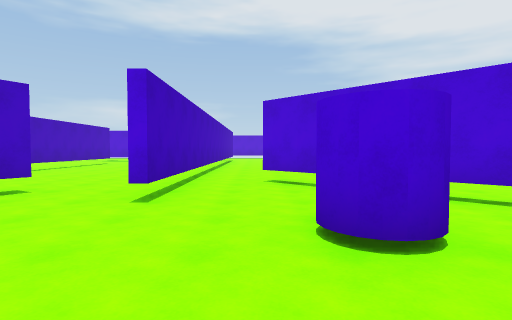
View 1 (above)

19 first-person views from a walk through a scene from a Unity 3-D project. The camera is 1.4 m above the floor, tilts 2° down and sees 80° across. The floor is counted in squares, 2 m on a side. Each view is taken from the middle of a square. On the plan, view 1 faces up. The plan holds only what a view shows up to about 10 squares ahead; the rest is blank. Some animated figures are left out.

View 2
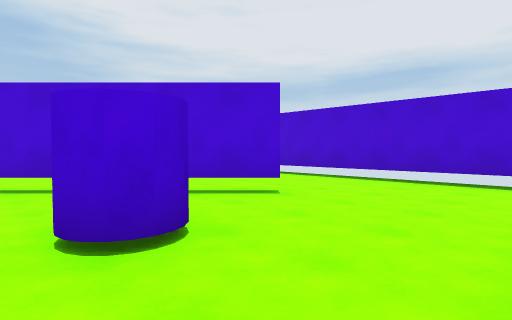

View 3
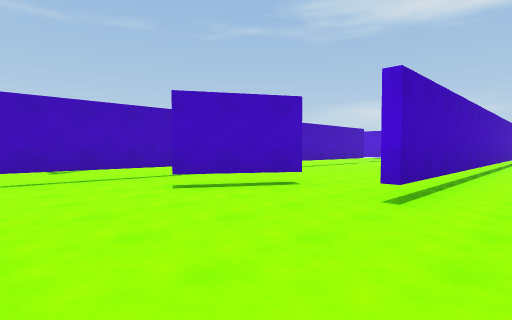

View 4
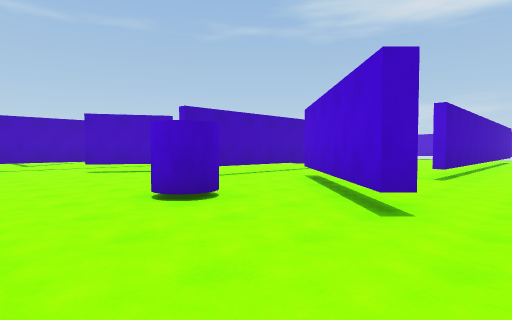

View 5
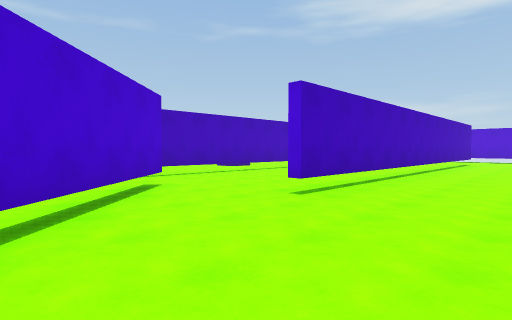

View 6
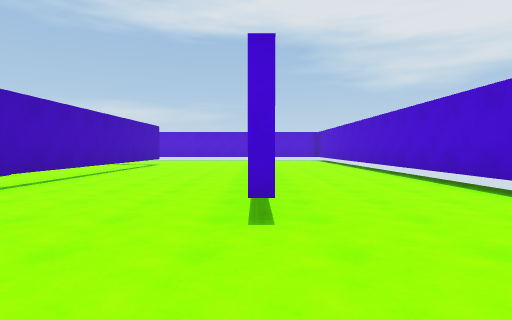

View 7
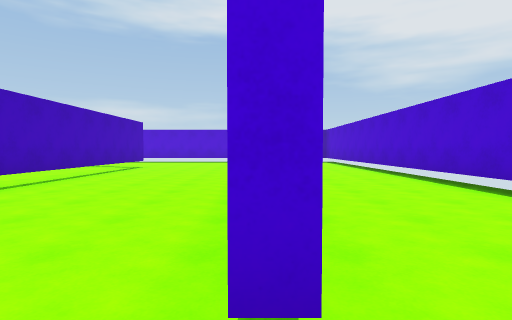

View 8
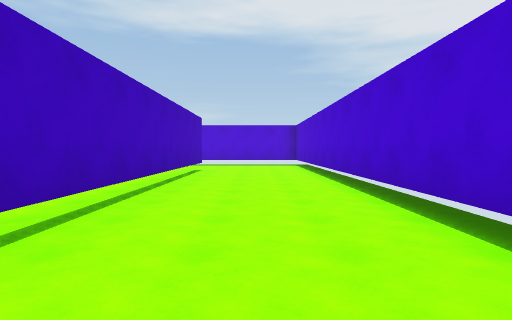

View 9
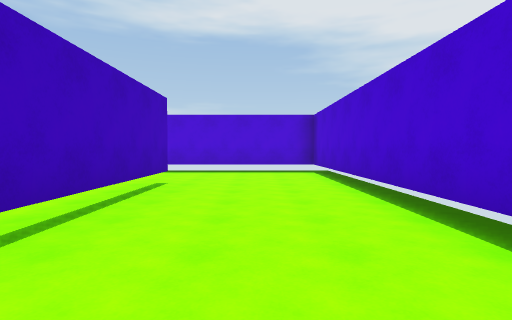

View 10
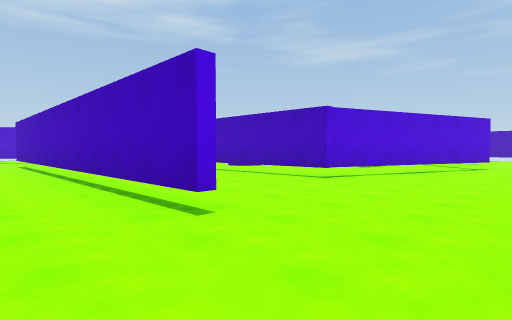

View 11
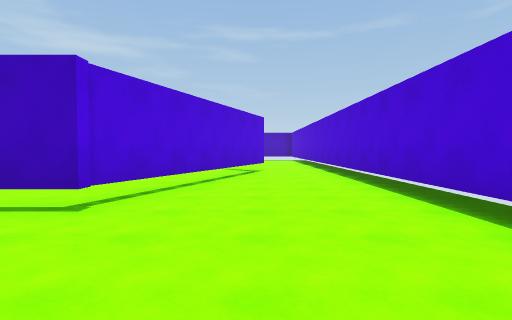

View 12
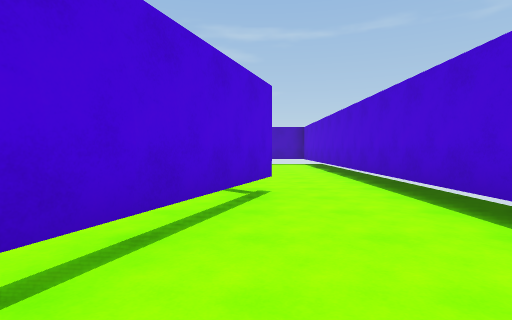

View 13
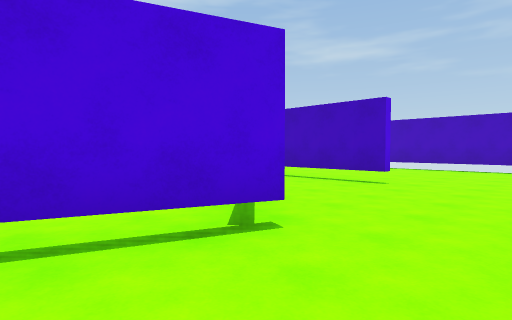

View 14
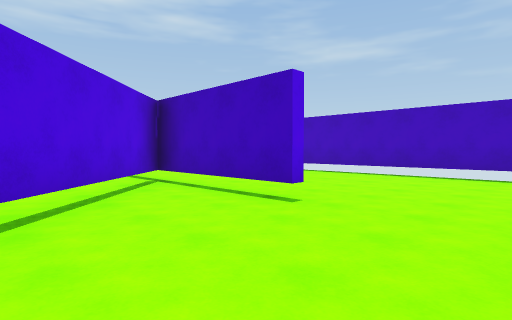

View 15
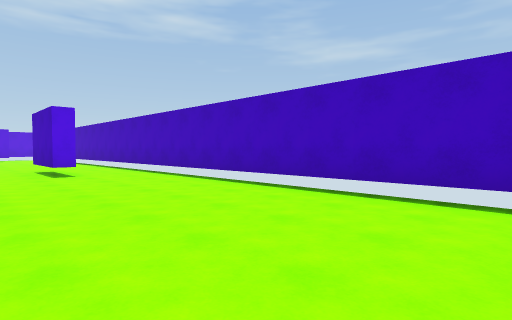

View 16
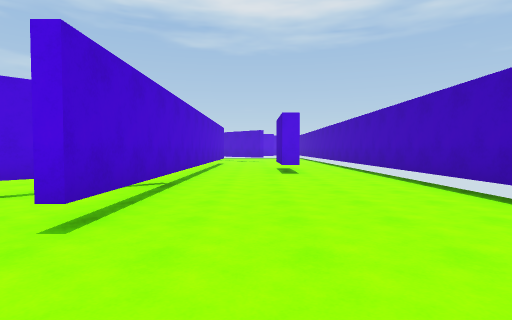

View 17
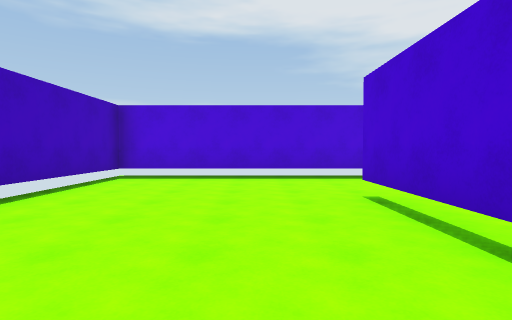

View 18
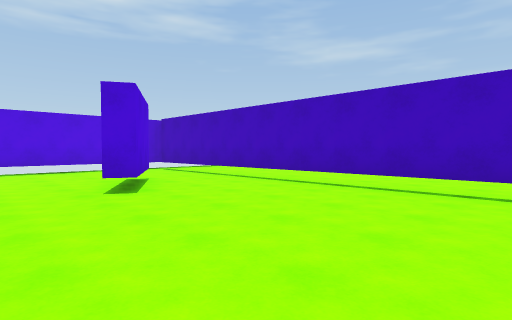

View 19
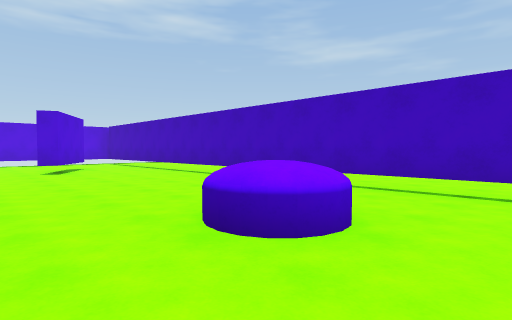

### Floor plan
Key: @ floor where view 1 was taken; # wall or solid block; . floor; ^ raised ledge; T thing the floor can be seen under or through; C cylinder.
Columns run from 18 left of view 1 to 7 right of it. Each row starts with its distance up from view 1.
 24 ##################  ######
 23 #........................#
 22 #........................#
 21 #.........##.............#
 20 #.....T..T ####......#...#
 19 #.....T.TT ... TT....#...#
 18 #.....TTT.   ...T ...#...#
 17 #.....T...    ...T...#...#
 16 #.....T.      ...T...#...#
 15 #.....T    #.....T...#...#
 14 #..#..# ...T.....T...#...#
 13 #..#..# ...T.^^..T...#...#
 12   .#.   ...T  ...T...#...#
 11    ..   .. T ....T...#...#
 10            T.....T...#...#
  9         ...T.....T...#...
  8         ...T.....T...#...
  7         ...T.....T#......
  6         ...T.....TT#.....#
  5         ...T..T..T.TT....#
  4         ...T..T..T..TT...#
  3         ...T.T ....C.T...#
  2          ..T.......C.....#
  1          ..T.............#
  0              .....@.....
 -1              ###

Where each view was taken, in squares from view 1:
view 1: 0 up, 0 right, facing up
view 2: 0 up, 0 right, facing up-right
view 3: 0 up, 0 right, facing up-left
view 4: 0 up, 5 right, facing up-left
view 5: 4 up, 6 right, facing up-left
view 6: 5 up, 3 right, facing up
view 7: 7 up, 3 right, facing up
view 8: 10 up, 5 right, facing up
view 9: 14 up, 5 right, facing up
view 10: 23 up, 5 right, facing down-left
view 11: 21 up, 2 right, facing left
view 12: 21 up, 3 left, facing left
view 13: 23 up, 6 left, facing down-left
view 14: 23 up, 9 left, facing down-left
view 15: 23 up, 13 left, facing down-left
view 16: 23 up, 14 left, facing down
view 17: 16 up, 14 left, facing up
view 18: 10 up, 2 left, facing down-left
view 19: 15 up, 2 left, facing down-left
